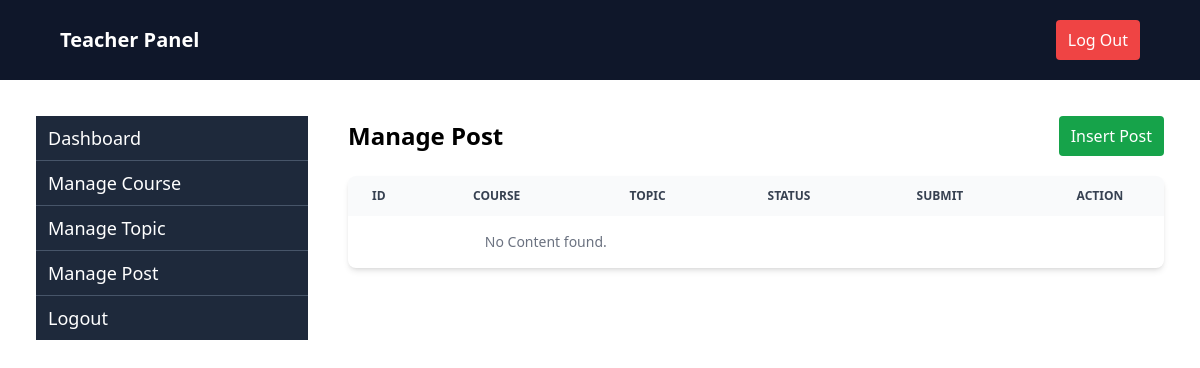
The app's page /manageTeacherPost/ (signed in), older data.
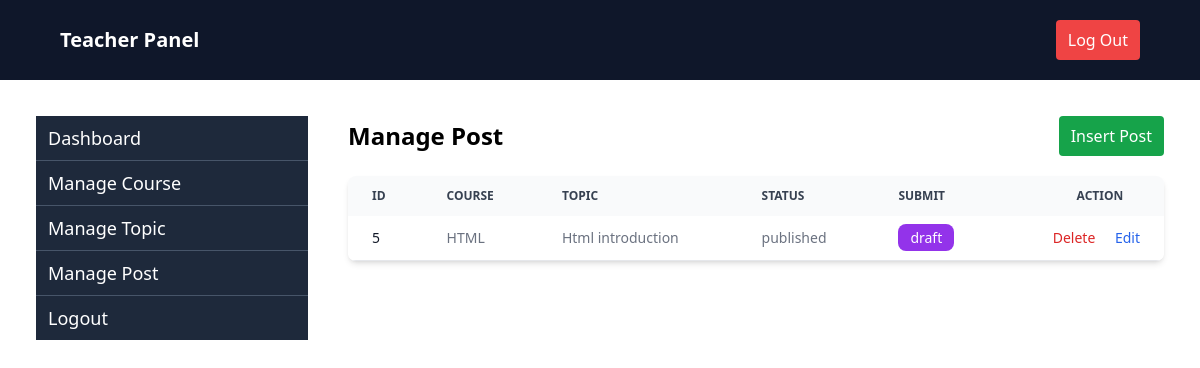
The same page, newer data.
### tutorial/models.py (models this page shows, shortened)
class Content(models.Model):
    STATUS_CHOICES = (
        ('draft', 'Draft'),
        ('published', 'Published'),
    )
    course = models.ForeignKey(Course, on_delete=models.CASCADE, null=True, blank=True, related_name='contents')
    topic = models.ForeignKey(Topic, on_delete=models.CASCADE, null=True, blank=True, related_name='contents')
    title = models.CharField(max_length=200)
    slug = models.SlugField(blank=True, null=True)
    content = models.TextField()
    status = models.CharField(max_length=10, choices=STATUS_CHOICES, default='draft')
    author = models.ForeignKey(User, on_delete=models.CASCADE, null=True, blank=True)

class Course(models.Model):
    name = models.CharField(max_length=200)
    slug = models.SlugField(blank=True, null=True)
    description = models.TextField(blank=True, null=True)
    image = models.ImageField(upload_to="media/", blank=True, null=True)
    created_at = models.DateTimeField(auto_now_add=True)
    user = models.ForeignKey(User, on_delete=models.CASCADE, null=True, blank=True)

class Topic(models.Model):
    course = models.ForeignKey(Course, on_delete=models.CASCADE, null=True, blank=True, related_name='topics')
    slug = models.SlugField(blank=True, null=True)
    topic_name = models.CharField(max_length=200)
    description = models.TextField()

### tutorial/teacher_views.py (the view)
# urls.py: path('manageTeacherPost/', manageTeacherPost, name='manageTeacherPost'),
@login_required
def manageTeacherPost(request):
    posts = Content.objects.select_related('course').filter(author = request.user)
    return render(request, 'teacher/manageTeacherPost.html',{'posts':posts})

### tutorial/templates/teacher/manageTeacherPost.html
{% extends "teacher/teacherbase.html" %}
{% block content %}
<div class="flex flex-1 justify-between items-center">
    <h2 class="text-2xl font-semibold ">Manage Post </h2>
    <a href="{% url 'insertTeacherPost' %}" class="text-white bg-green-600 px-3 py-2 rounded">Insert Post</a>
</div>
<div class="relative overflow-x-auto shadow-md sm:rounded-lg mt-5">
    <table class="w-full text-sm text-left rtl:text-right text-gray-500 dark:text-gray-400">
        <thead class="text-xs text-gray-700 uppercase bg-gray-50 dark:bg-gray-700 dark:text-gray-400">
            <tr>
                <th scope="col" class="px-6 py-3">
                    Id
                </th>
                <th scope="col" class="px-6 py-3">Course</th>
                <th scope="col" class="px-6 py-3">Topic</th>
                <th scope="col" class="px-6 py-3">Status</th>
                <th scope="col" class="px-6 py-3">Submit</th>
                <th scope="col" class="px-6 py-3 text-right pr-[5%]">
                    Action
                </th>
            </tr>
        </thead>
        <tbody>
            {% for post in posts %}
            <tr class="bg-white border-b dark:bg-gray-800 dark:border-gray-700 hover:bg-gray-50 dark:hover:bg-gray-600">
                <th scope="row" class="px-6 py-3 font-medium text-gray-900 whitespace-nowrap dark:text-white">
                    {{ post.id }}
                </th>
                <td class="px-6 py-3 text-sm">{{post.course.name}}</td>
                <td class="px-6 py-3 text-sm">{{post.topic.topic_name}}</td>
                <td class="px-6 py-3 text-sm ">{{ post.status }}</td>
                <td class="px-6 py-3 text-sm ">
                    {% if post.status == 'draft' %}
                    <a href="{% url 'publishedTeacherPost' post.id %}"
                        class="font-medium text-white bg-blue-600 rounded-lg py-1 px-3 hover:underline">Published</a>
                    {% else %}
                    <a href="{% url 'publishedTeacherPost' post.id %}"
                        class="font-medium text-white bg-purple-600 rounded-lg py-1 px-3 hover:underline">draft</a>
                    {% endif %}
                </td>
                <td class="px-6 py-3 text-right space-x-4">
                    <a href="{% url 'deleteTeacherPost' post.id %}"
                        class="font-medium text-red-600 dark:text-red-500 hover:underline">Delete</a>
                    <a href="{% url 'editTeacherPost' post.id %}"
                        class="font-medium text-blue-600 dark:text-blue-500 hover:underline">Edit</a>
                </td>
            </tr>
            {% empty %}
            <tr>
                <td colspan="3" class="px-6 py-4 text-center text-gray-500 dark:text-gray-400">
                    No Content found.
                </td>
            </tr>
            {% endfor %}
        </tbody>
    </table>
</div>
{% endblock %}

Row changes from the older to the newer data that the page shows:
added Content: id "5", course.name "HTML", topic.topic_name "Html introduction", status "published", shows "draft"
Text that changed along with them:
text no longer shown: "No Content found."
